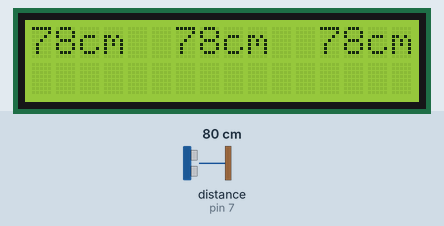
Recording of a sketch running on a simulated Arduino Uno, built with avr-gcc and run on an emulated ATmega328P. On the bench: 16×2 character LCD. Wiring (inferred from the names in the program): ultrasonic range finder: trigger pin 8; echo pin 7. The inputs (shaded band) are chosen by the test bench; at power-on: distance to the obstacle (sensor on pin 7) 80 cm. The echo pulse lasts 58.3 µs per cm.

Above: at 1.2 s.
1.3 s: distance to the obstacle (sensor on pin 7) set to 120 cm
At 2.4 s:
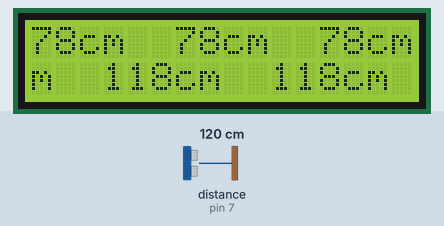
4.3 s: distance to the obstacle (sensor on pin 7) set to 2 cm
At 4.7 s:
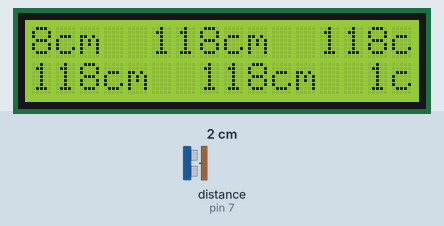
7.3 s: distance to the obstacle (sensor on pin 7) set to 250 cm
At 8.1 s:
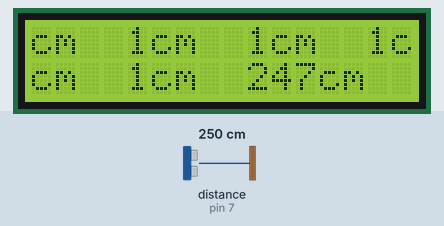
10.3 s: distance to the obstacle (sensor on pin 7) set to 4 cm
At 12.3 s:
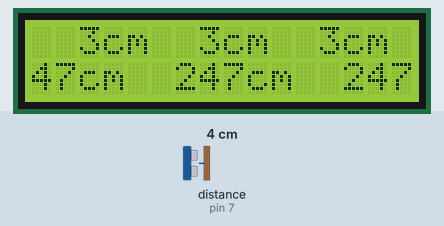
13.3 s: distance to the obstacle (sensor on pin 7) set to 18 cm
At 15.0 s:
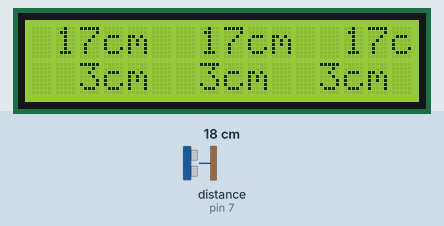
16.3 s: distance to the obstacle (sensor on pin 7) set to 9 cm
At 19.7 s:
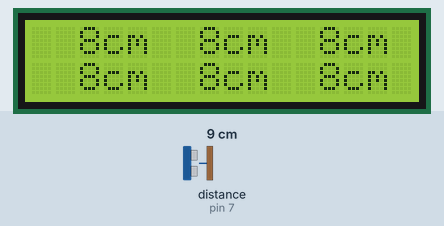
Timing chart, 0 to 20.3 s (numbered marks = the images above; inputs shaded):
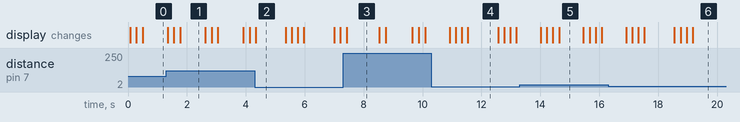

Measured:
- after the input at 4.3 s, the display: changes at once (image 2)
- after the input at 7.3 s, the display: changes after 0.13 s (image 3)
- after the input at 10.3 s, the display: first changes after 0.62 s (image 4 shows a later state)
- after the input at 16.3 s, the display: first changes after 0.61 s (image 6 shows a later state)
- what the display in image 1 shows lasts 0.8 s, from 1.8 s to 2.6 s
- what the display in image 2 shows lasts 1.1 s, from 4.3 s to 5.4 s
- what the display in image 3 shows lasts 1.1 s, from 7.4 s to 8.5 s

The sketch:

KhoangCach_LCD.ino
```cpp
#include <Wire.h>
#include <LiquidCrystal_I2C.h>
LiquidCrystal_I2C lcd(0x27, 16, 2);

const int trig = 8;     // chân trig của HC-SR04
const int echo = 7;     // chân echo của HC-SR04

void setup()
{
    pinMode(trig,OUTPUT);   // chân trig sẽ phát tín hiệu
    pinMode(echo,INPUT);    // chân echo sẽ nhận tín hiệu
    lcd.init();
    lcd.backlight();
}

void loop()
{
    unsigned long duration; // biến đo thời gian
    int distance;           // biến lưu khoảng cách

    /* Phát xung từ chân trig */
    digitalWrite(trig,0);   // tắt chân trig
    delayMicroseconds(2);
    digitalWrite(trig,1);   // phát xung từ chân trig
    delayMicroseconds(5);   // xung có độ dài 5 microSeconds
    digitalWrite(trig,0);   // tắt chân trig

    /* Tính toán thời gian */
    // Đo độ rộng xung HIGH ở chân echo.
    duration = pulseIn(echo,HIGH);
    // Tính khoảng cách đến vật.
    distance = int(duration/2/29.412);

    /* In kết quả ra Serial Monitor */
    lcd.print(distance);
    lcd.println("cm");
    delay(200);
}
```
